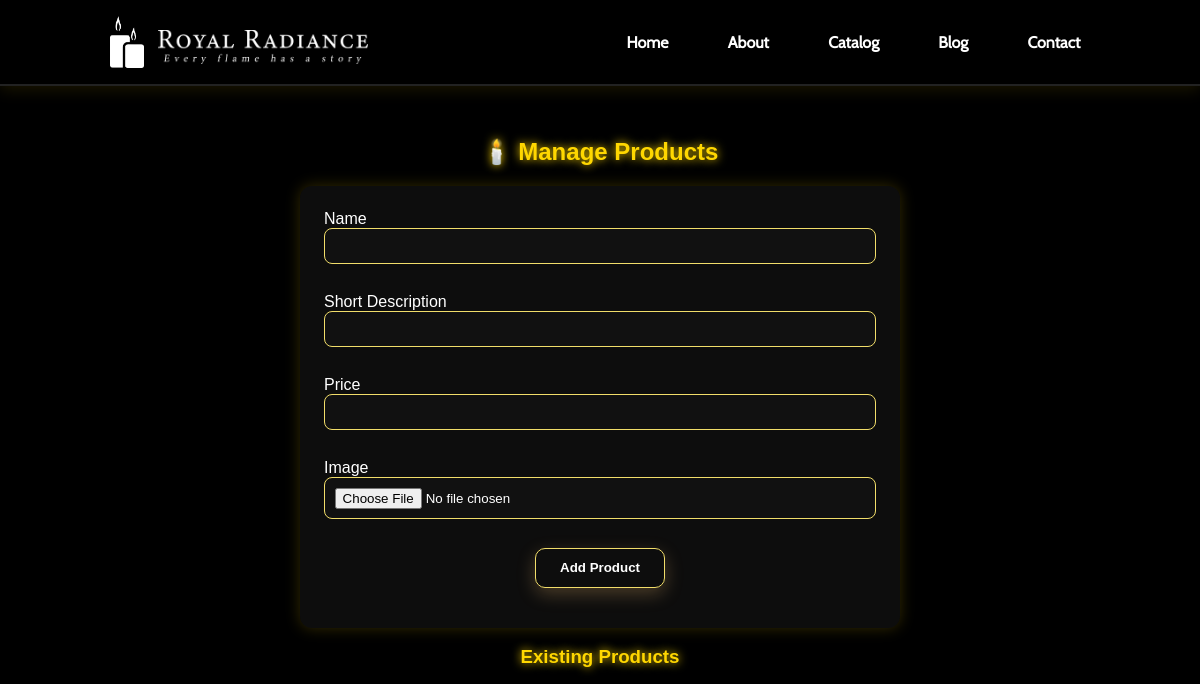
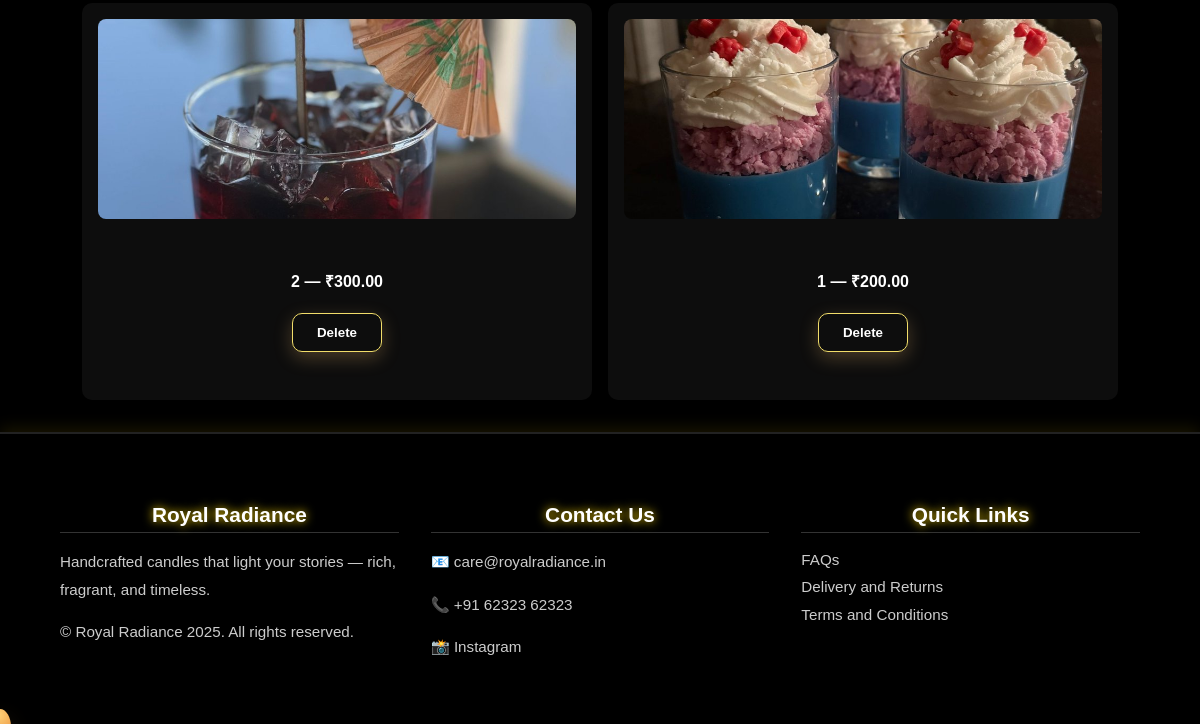
The app's page /admin/products (signed in), older data (2 pictures, top to bottom).
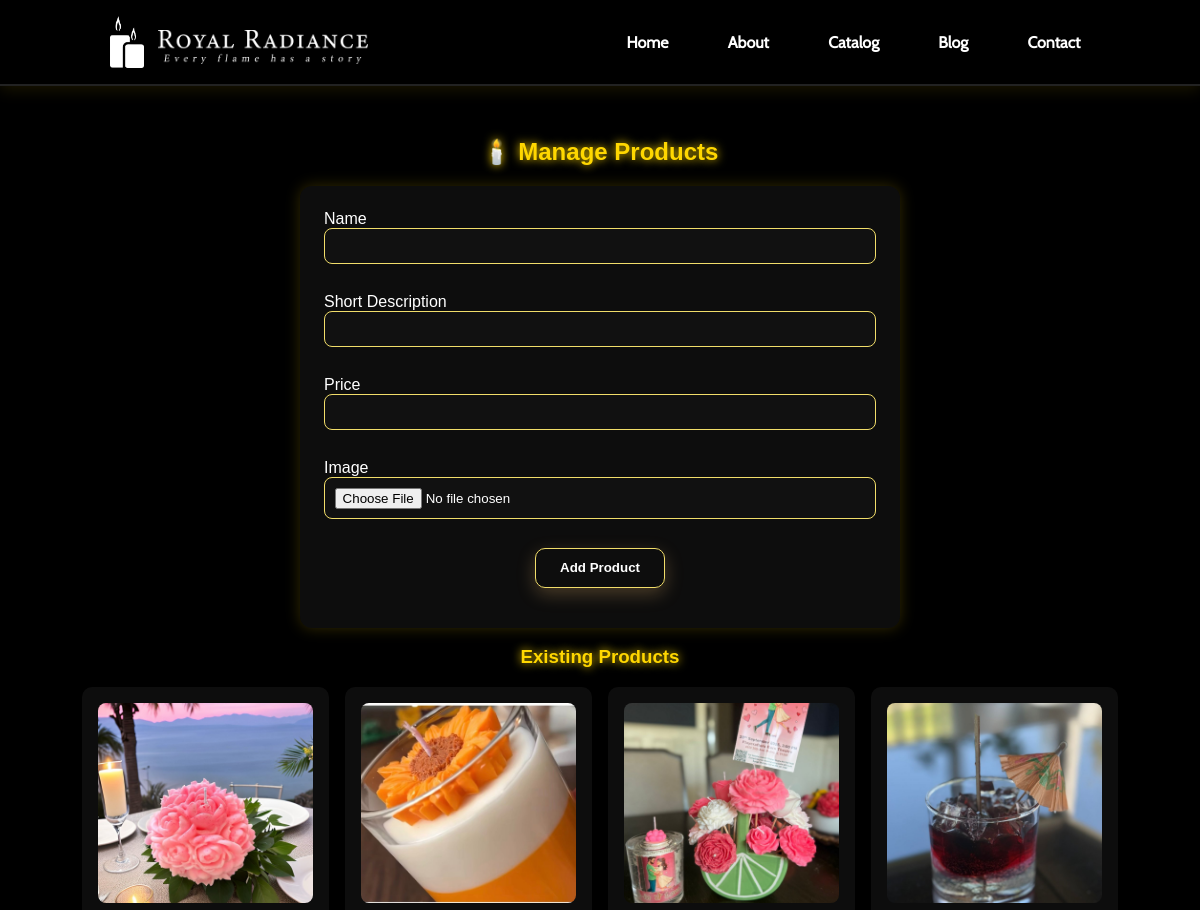
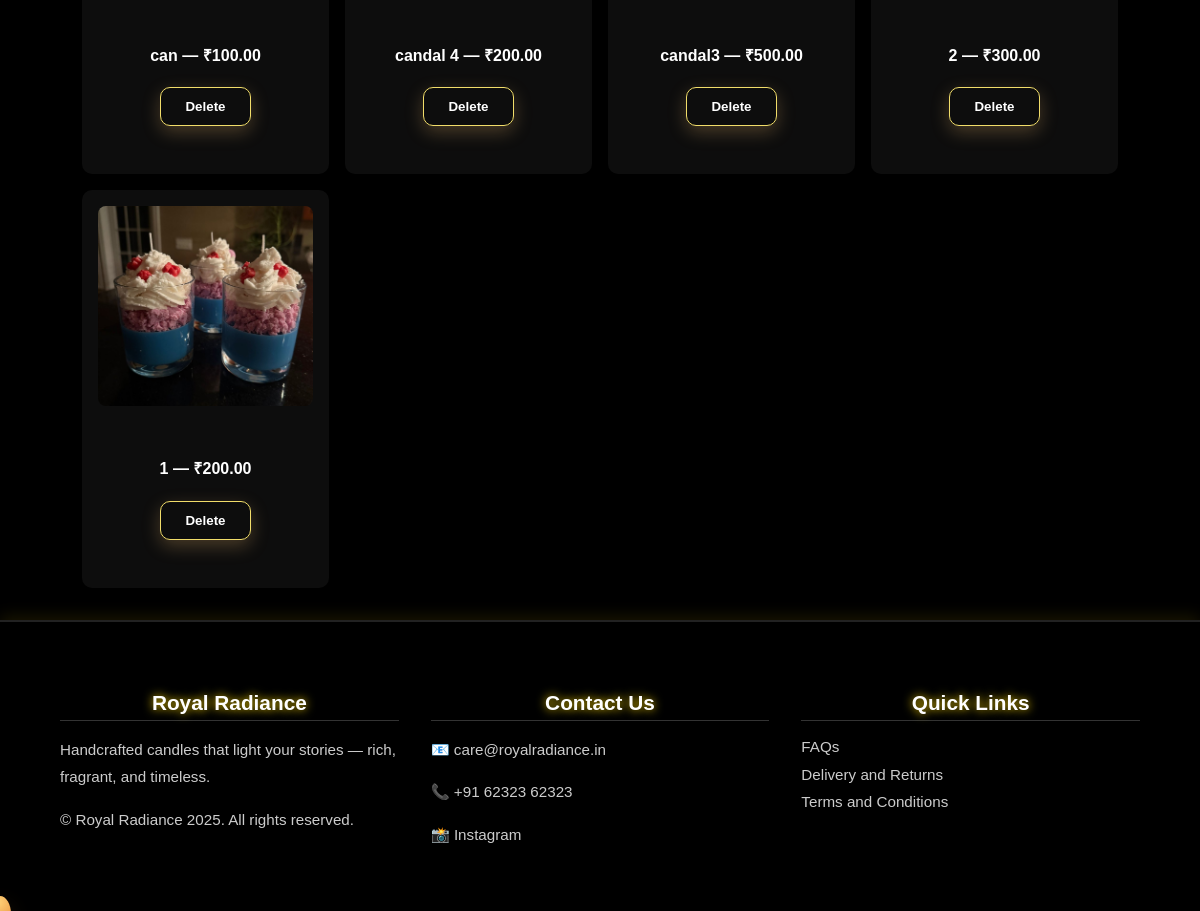
The same page, newer data (2 pictures, top to bottom).
### models.py (models this page shows)
class Product(db.Model):
    id = db.Column(db.Integer, primary_key=True)
    name = db.Column(db.String(140), nullable=False)
    short_desc = db.Column(db.String(280))
    price = db.Column(db.Float, nullable=False, default=0.0)
    image = db.Column(db.String(300))
    created_at = db.Column(db.DateTime, default=datetime.utcnow)

### app.py (the view, shortened to what this page needs)
    @app.route('/admin/products', methods=['GET','POST'])
    @admin_required
    def admin_products():
        prods = Product.query.order_by(Product.created_at.desc()).all()
        return render_template('admin_products.html', products=prods)

### templates/admin_products.html (shortened to what this page needs)
{% extends "base.html" %}
{% block content %}
<section class="wrap">
  <h2>🕯️ Manage Products</h2>
  <form method="post" enctype="multipart/form-data" class="admin-form">
    <label>Name <input name="name" required></label>
    <label>Short Description <input name="short_desc"></label>
    <label>Price <input name="price" type="number" step="0.01"></label>
    <label>Image <input name="image" type="file"></label>
    <button class="btn glow" type="submit">Add Product</button>
  </form>
  <h3>Existing Products</h3>
  <div class="grid products-grid">
    {% for p in products %}
      <div class="card">
       <img src="{{ url_for('static', filename='images/uploads/' + p.image) }}" alt="{{ p.name }}"onerror="this.src='{{ url_for('static', filename='images/item (0).jpg') }}'">
<div class="card-body">
          <h4>{{ p.name }} — ₹{{ "%.2f"|format(p.price) }}</h4>
          <form method="post" action="{{ url_for('admin_products_delete', pid=p.id) }}" onsubmit="return confirm('Delete?');">
            <button class="btn small danger">Delete</button>
          </form>
        </div>
      </div>
    {% endfor %}
  </div>
</section>
{% endblock %}

### templates/base.html (shortened to what this page needs)
<!doctype html>
<html lang="en">
<head>
  <link rel="stylesheet" href="{{ url_for('static', filename='css/main.css') }}">
</head>
<body class="theme-blue-black">
  <header class="site-header">
    <div class="wrap header-wrap">
      <a href="{{ url_for('home') }}" class="logo">
        <div class="logo-combo">
          <img src="{{ url_for('static', filename='images/candal.png') }}"
               alt="Candle" class="logo-candle" />
          <img src="{{ url_for('static', filename='images/name.png') }}"
               alt="Royal Radiance Text" class="logo-name" />
        </div>
      </a>
      <nav class="nav">
        <a href="{{ url_for('home') }}">Home</a>
        <a href="{{ url_for('about') }}">About</a>
        <a href="{{ url_for('catalog') }}">Catalog</a>
        <a href="{{ url_for('blog') }}">Blog</a>
        <a href="{{ url_for('contact') }}">Contact</a>
      </nav>
    </div>
  </header>
  <main>
    {% block content %}{% endblock %}
  </main>
  <footer class="site-footer">
    <div class="wrap footer-grid">
      <div class="footer-col">
        <h3>Royal Radiance</h3>
        <p>Handcrafted candles that light your stories — rich, fragrant, and timeless.</p>
        <p>&copy; Royal Radiance 2025. All rights reserved.</p>
      </div>
      <div class="footer-col">
        <h3>Contact Us</h3>
        <p>📧 care@royalradiance.in</p>
        <p>📞 +91 62323 62323</p>
        <p>📸 <a href="#">Instagram</a></p>
      </div>
      <div class="footer-col">
        <h3>Quick Links</h3>
        <ul>
          <li><a href="#">FAQs</a></li>
          <li><a href="#">Delivery and Returns</a></li>
          <li><a href="#">Terms and Conditions</a></li>
        </ul>
      </div>
    </div>
  </footer>
</body>
</html>

### static/css/main.css (style rules this page uses)
:root { --gold: #FFD580; --cream: #FFF5E1; --brown: #3E2723; --muted: #7a6b66; --glass: rgba(255,255,255,0.06); --black: rgba(0,0,0,1); font-family: "Playfair Display", serif; }
* { box-sizing:border-box }
.wrap { max-width:1100px;margin:0 auto;padding:2rem }
.site-header { position:sticky;top:0;z-index:30;backdrop-filter: blur(6px);background: linear-gradient(90deg, rgba(255,255,255,0.6), rgba(255,255,255,0.35));border-bottom:1px solid rgba(0,0,0,0.04) }
.site-header .wrap { display:flex;align-items:center;gap:1rem }
.logo { display:flex;align-items:center;gap:.6rem;text-decoration:none;color:var(--brown) }
.logo img { height:52px }
.nav { margin-left:auto;display:flex;gap:1rem }
.nav a { color:var(--brown);text-decoration:none;padding:.6rem .8rem;border-radius:8px;transition:all .2s }
.btn { background:var(--gold);border:none;padding:.7rem 1.2rem;border-radius:12px;color:#3E2723;font-weight:600;cursor:pointer;box-shadow:0 6px 18px rgba(255,200,120,0.25);transition:transform .15s, box-shadow .15s }
.grid { display:grid;gap:1rem }
.products-grid { grid-template-columns:repeat(auto-fit,minmax(230px,1fr)); }
.card img { border-radius: 12px 12px 0 0; overflow: hidden; }
.card img { width:100%;height:200px;object-fit:cover }
.card-body { padding:1rem }
.admin-form label { display:block;margin-bottom:.5rem }
.admin-form input, .admin-form textarea { width:100%;padding:.6rem;border-radius:8px;border:1px solid rgba(0,0,0,0.06);margin-bottom:.8rem }

### templates/admin_products.html (style rules this page uses)
body { background: #000; color: #fff; font-family: "Poppins", sans-serif; margin: 0; }
h2, h3 { text-align: center; color: #FFD700; text-shadow: 0 0 10px #FFD700; }
.admin-form { background: rgba(255,255,255,0.05); border-radius: 12px; padding: 1.5rem; margin: 1rem auto; width: 90%; max-width: 600px; box-shadow: 0 0 15px rgba(255,215,0,0.2); }
.admin-form label { display: block; margin-bottom: 1rem; color: #fff; }
.admin-form input { width: 100%; padding: 0.6rem; border-radius: 8px; border: 1px solid #f1dd6a; background: #111; color: #fff; outline: none; transition: 0.3s ease; }
.btn { background: transparent; border: 1px solid #f1dd6a; color: #fff; padding: 0.7rem 1.5rem; border-radius: 10px; cursor: pointer; display: block; margin: 1rem auto; transition: all 0.3s ease-in-out; font-weight: bold; }
.glow { animation: glow-breath 2s infinite ease-in-out; }
.card img { width: 100%; border-radius: 8px; margin-bottom: 0.6rem; }
.grid { display: grid; grid-template-columns: repeat(auto-fit, minmax(230px, 1fr)); gap: 1rem; margin-top: 1rem; }
.card { background: rgba(255,255,255,0.05); padding: 1rem; border-radius: 10px; text-align: center; color: white; transition: transform 0.3s ease, box-shadow 0.3s ease; }

Row changes from the older to the newer data that the page shows:
added Product: image (picture), name "can", price "100.00"
added Product: image (picture), name "candal 4", price "200.00"
added Product: image (picture), name "candal3", price "500.00"
